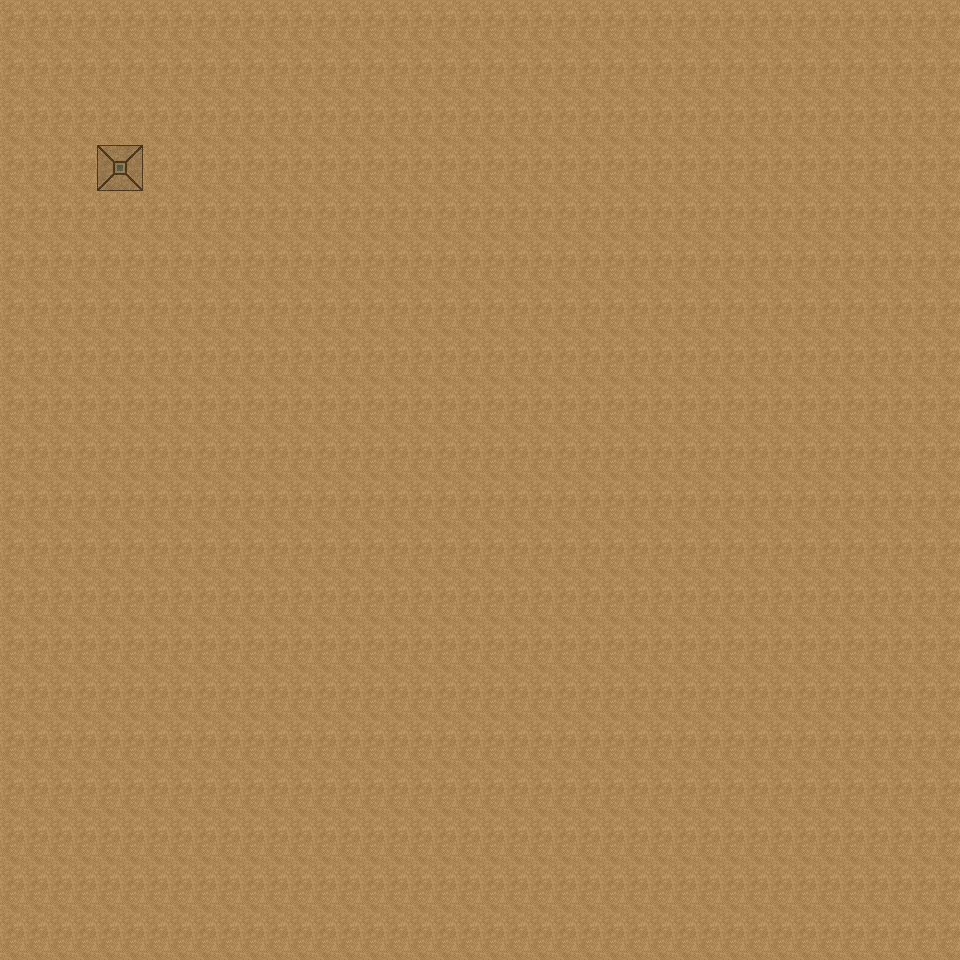

Tiled map render using the project's own tile images. Description and the map definition, with tile-layer contents summarised, below:
An orthogonal 40x40 tile map with 24x24 px tiles, 2 tile layers (BG1, BG2), 7 hidden layers not drawn, 8 tilesets.

<map version="1.0" orientation="orthogonal" width="40" height="40" tilewidth="24" tileheight="24">
 <tileset firstgid="1" name="processing" tilewidth="24" tileheight="24">
  <image source="../../tiles/processing.png" width="48" height="48" />
 </tileset>
 <tileset firstgid="5" name="0 0 0" tilewidth="24" tileheight="24">
  <image source="../../tiles/0 0 0.png" width="288" height="288" />
 </tileset>
 <tileset firstgid="149" name="0 0 1" tilewidth="24" tileheight="24">
  <image source="../../tiles/0 0 1.png" width="264" height="288" />
 </tileset>
 <tileset firstgid="281" name="0 0 -1" tilewidth="24" tileheight="24">
  <image source="../../tiles/0 0 -1.png" width="264" height="288" />
 </tileset>
 <tileset firstgid="413" name="0 1 0" tilewidth="24" tileheight="24">
  <image source="../../tiles/0 1 0.png" width="264" height="288" />
 </tileset>
 <tileset firstgid="545" name="0 -1 0" tilewidth="24" tileheight="24">
  <image source="../../tiles/0 -1 0.png" width="264" height="288" />
 </tileset>
 <tileset firstgid="677" name="1 0 0" tilewidth="24" tileheight="24">
  <image source="../../tiles/1 0 0.png" width="264" height="288" />
 </tileset>
 <tileset firstgid="809" name="-1 0 0" tilewidth="24" tileheight="24">
  <image source="../../tiles/-1 0 0.png" width="264" height="288" />
 </tileset>
 <layer name="BG1" width="40" height="40">
  <data>[1600 cells, 1600 non-empty, 4 distinct tile ids]</data>
 </layer>
 <layer name="BG2" width="40" height="40">
  <data>[1600 cells, 1600 non-empty, 5 distinct tile ids]</data>
 </layer>
 <layer name="EF1" width="40" height="40" visible="0">
  <data>[1600 cells, 64 non-empty, 1 distinct tile ids]</data>
 </layer>
 <layer name="EF2" width="40" height="40" visible="0">
  <data>[1600 cells, 64 non-empty, 1 distinct tile ids]</data>
 </layer>
 <layer name="ENT" width="40" height="40" visible="0">
  <data>[1600 cells, 0 non-empty, 0 distinct tile ids]</data>
 </layer>
 <layer name="MC" width="40" height="40" visible="0">
  <data>[1600 cells, 0 non-empty, 0 distinct tile ids]</data>
 </layer>
 <layer name="OVR1" width="40" height="40" visible="0">
  <data>[1600 cells, 0 non-empty, 0 distinct tile ids]</data>
 </layer>
 <layer name="OVR2" width="40" height="40" visible="0">
  <data>[1600 cells, 64 non-empty, 1 distinct tile ids]</data>
 </layer>
 <layer name="Collide" width="40" height="40" visible="0">
  <data>[1600 cells, 4 non-empty, 1 distinct tile ids]</data>
 </layer>
</map>
